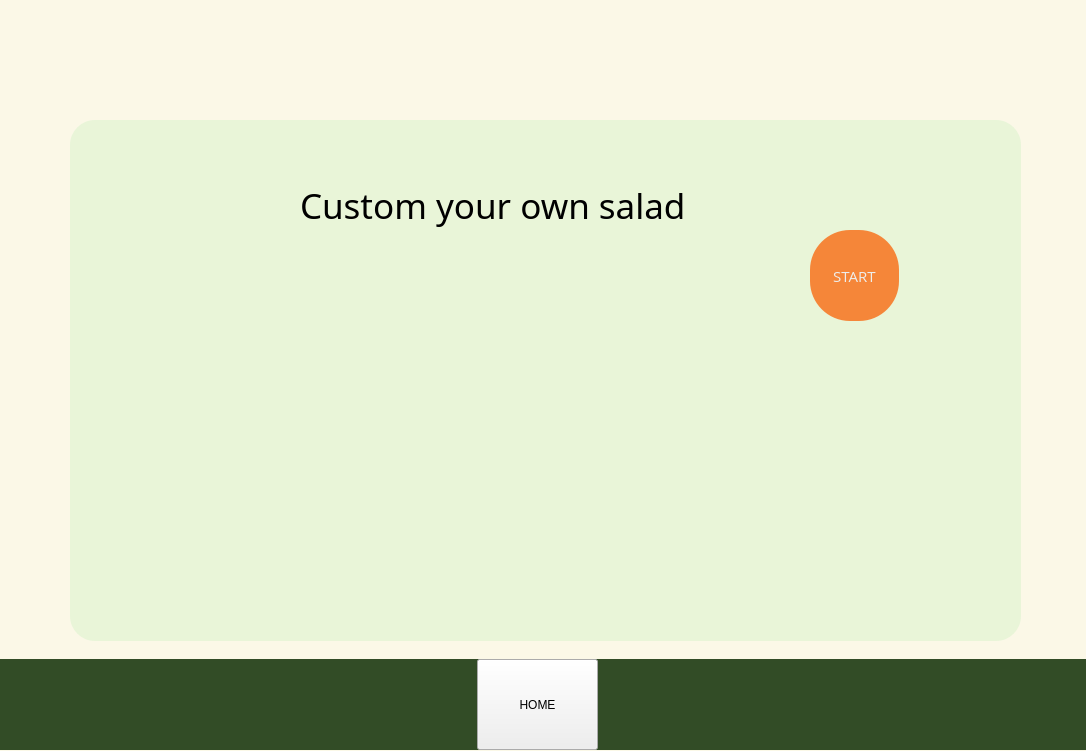
<?xml version="1.0" encoding="UTF-8"?>
<ui version="4.0">
 <class>MainWindow</class>
 <widget class="QMainWindow" name="MainWindow">
  <property name="geometry">
   <rect>
    <x>0</x>
    <y>0</y>
    <width>1086</width>
    <height>751</height>
   </rect>
  </property>
  <property name="windowTitle">
   <string>MainWindow</string>
  </property>
  <property name="styleSheet">
   <string notr="true">QWidget#widget{background:rgb(251, 248, 231)}</string>
  </property>
  <widget class="QWidget" name="centralwidget">
   <widget class="QWidget" name="widget" native="true">
    <property name="geometry">
     <rect>
      <x>-30</x>
      <y>-10</y>
      <width>1121</width>
      <height>834</height>
     </rect>
    </property>
    <property name="font">
     <font>
      <family>OpenSymbol</family>
      <pointsize>15</pointsize>
     </font>
    </property>
    <widget class="QLabel" name="OHKAJHU">
     <property name="geometry">
      <rect>
       <x>70</x>
       <y>40</y>
       <width>321</width>
       <height>91</height>
      </rect>
     </property>
     <property name="text">
      <string/>
     </property>
     <property name="pixmap">
      <pixmap>element/logo/OHKAJHU_GREEN.png</pixmap>
     </property>
     <property name="scaledContents">
      <bool>true</bool>
     </property>
    </widget>
    <widget class="QWidget" name="widget_menuBar" native="true">
     <property name="geometry">
      <rect>
       <x>29</x>
       <y>669</y>
       <width>1091</width>
       <height>91</height>
      </rect>
     </property>
     <property name="styleSheet">
      <string notr="true">QWidget#widget_menuBar{background:rgb(50, 76, 38)}</string>
     </property>
     <widget class="QPushButton" name="homeButton">
      <property name="geometry">
       <rect>
        <x>478</x>
        <y>0</y>
        <width>121</width>
        <height>91</height>
       </rect>
      </property>
      <property name="styleSheet">
       <string notr="true">#customSaladButton{background-color: rgb(245,134,57);border-radius: 40px;color: rgb(238, 238, 236);font-size: 25px }
</string>
      </property>
      <property name="text">
       <string>HOME</string>
      </property>
      <property name="autoDefault">
       <bool>false</bool>
      </property>
      <property name="default">
       <bool>false</bool>
      </property>
      <property name="flat">
       <bool>false</bool>
      </property>
     </widget>
    </widget>
    <widget class="QFrame" name="frame">
     <property name="geometry">
      <rect>
       <x>100</x>
       <y>130</y>
       <width>951</width>
       <height>521</height>
      </rect>
     </property>
     <property name="styleSheet">
      <string notr="true">#frame{background:rgb(233, 245, 216);border-radius: 25px;}</string>
     </property>
     <property name="frameShape">
      <enum>QFrame::StyledPanel</enum>
     </property>
     <property name="frameShadow">
      <enum>QFrame::Raised</enum>
     </property>
     <widget class="QWidget" name="customSaladWidget" native="true">
      <property name="geometry">
       <rect>
        <x>40</x>
        <y>40</y>
        <width>861</width>
        <height>221</height>
       </rect>
      </property>
      <property name="styleSheet">
       <string notr="true">#saladStepWidget{background:rgb(	249,	247,	243);border-radius: 25px;}
</string>
      </property>
      <widget class="QLabel" name="customSaladLabel">
       <property name="geometry">
        <rect>
         <x>190</x>
         <y>0</y>
         <width>441</width>
         <height>91</height>
        </rect>
       </property>
       <property name="font">
        <font>
         <family>OpenSymbol</family>
         <weight>50</weight>
         <italic>false</italic>
         <bold>false</bold>
        </font>
       </property>
       <property name="styleSheet">
        <string notr="true">#customSaladLabel{font-size: 35px;font: &quot;Open Sans&quot;;}</string>
       </property>
       <property name="text">
        <string>Custom your own salad</string>
       </property>
      </widget>
      <widget class="QPushButton" name="customSaladButton">
       <property name="geometry">
        <rect>
         <x>700</x>
         <y>70</y>
         <width>89</width>
         <height>91</height>
        </rect>
       </property>
       <property name="font">
        <font>
         <family>Open Sans</family>
        </font>
       </property>
       <property name="styleSheet">
        <string notr="true">#customSaladButton{background-color: rgb(245,134,57);border-radius: 40px;color: rgb(238, 238, 236);font-size: 15px }
</string>
       </property>
       <property name="text">
        <string>START</string>
       </property>
       <property name="autoDefault">
        <bool>false</bool>
       </property>
       <property name="default">
        <bool>false</bool>
       </property>
       <property name="flat">
        <bool>false</bool>
       </property>
      </widget>
     </widget>
    </widget>
   </widget>
  </widget>
 </widget>
 <resources/>
 <connections/>
</ui>
